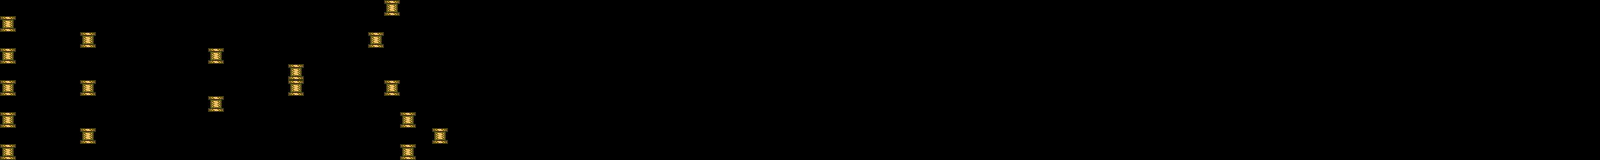

This game map was drawn from its Tiled (.tmx) file and the tilesets committed beside it. A one-line description and the trimmed map source follow:
An orthogonal 100x10 tile map with 16x16 px tiles, 1 tile layer (Tile Layer 1).

<map version="1.0" orientation="orthogonal" renderorder="right-down" width="100" height="10" tilewidth="16" tileheight="16" nextobjectid="1">
 <tileset firstgid="1" name="BFT - Mega Metroidvania Tileset" tilewidth="16" tileheight="16" tilecount="585" columns="13">
  <image source="BFT - Mega Metroidvania Tileset.png" width="208" height="720" />
  <tile id="216">
   <properties>
    <property name="entity" value="orc" />
   </properties>
  </tile>
 </tileset>
 <layer name="Tile Layer 1" width="100" height="10">
  <data>[1000 cells, 18 non-empty, 1 distinct tile ids]</data>
 </layer>
</map>
